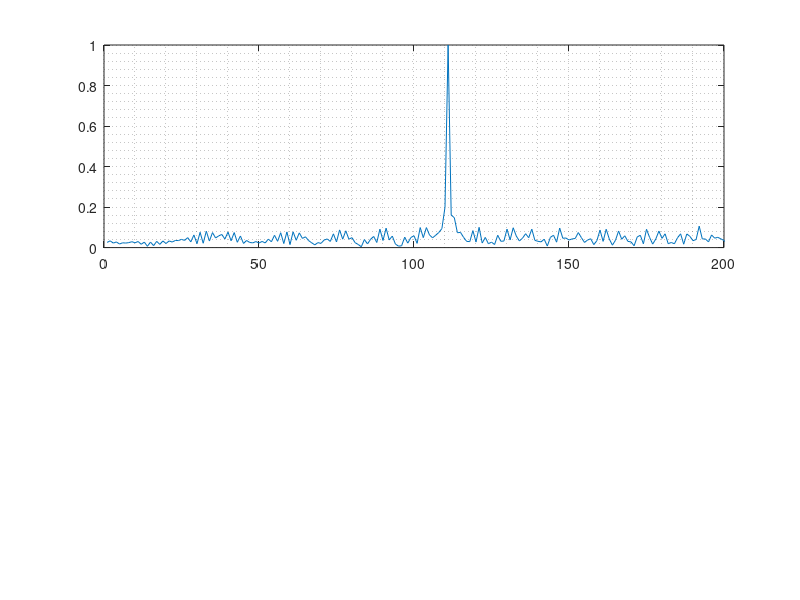
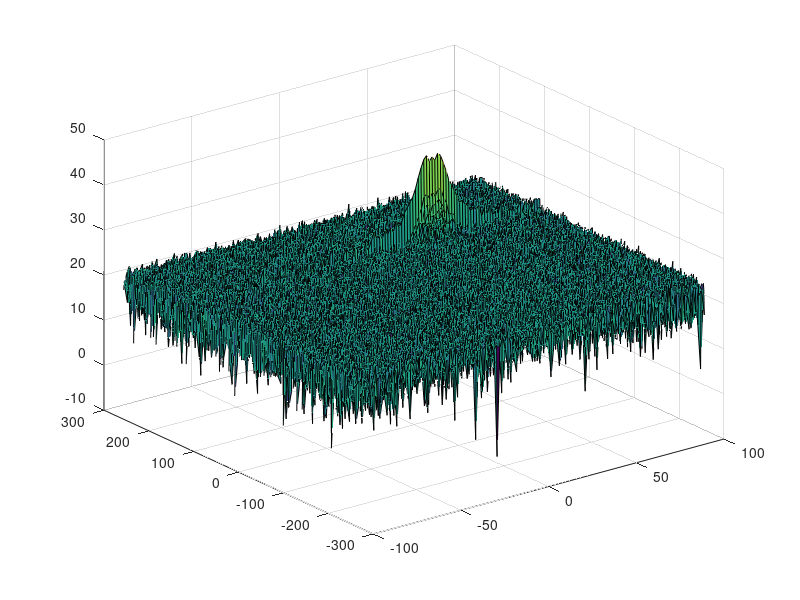
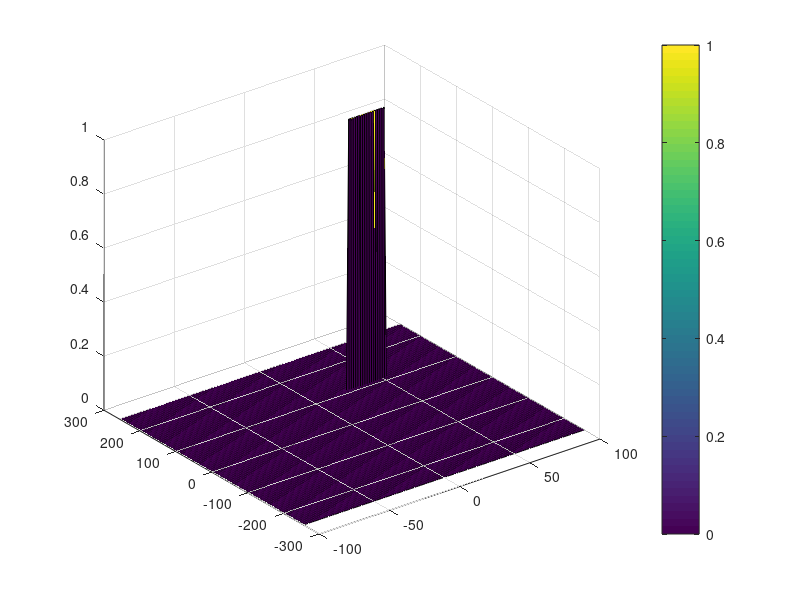

Source code (MATLAB) for these figures, in order:
clear all
clc;

%% Radar Specifications
% @auther Pravin
%%%%%%%%%%%%%%%%%%%%%%%%%%%
% Frequency of operation = 77GHz
% Max Range = 200m
% Range Resolution = 1 m
% Max Velocity = 100 m/s
%%%%%%%%%%%%%%%%%%%%%%%%%%%

max_range = 200 ; % Max Range = 200m
delta_range = 1 ; % Range Resolution = 1 m
max_velocity = 100 ;  % Max Velocity = 100 m/s
speed_of_light =  3e8 ; %speed of light = 3e8

%% User Defined Range and Velocity of target
% define the targets initial position and velocity. Note : Velocity
% remains contant
start_range = 110  ; % Target Initial Range
velocity = 40 ;   % Target Velocity



%% FMCW Waveform Generation

%Design the FMCW waveform by giving the specs of each of its parameters.
% Calculate the Bandwidth (B), Chirp Time (Tchirp) and Slope (slope) of the FMCW
% chirp using the requirements above.
B      = speed_of_light / (2 * delta_range)            % Calculate the Bandwidth (B)
Tchirp = 5.5 * (  max_range * 2 / speed_of_light)              % Chirp Time (Tchirp)
slope  = B / Tchirp                                     % Slope of the FMCW


%Operating carrier frequency of Radar
fc = 77e9 ;  % Carrier frequency, Hz

%The number of chirps in one sequence. Its ideal to have 2^ value for the ease of running the FFT
%for Doppler Estimation.
Nd=128;                       % #of doppler cells OR #of sent periods % number of chirps


%The number of samples on each chirp.
Nr=1024;                      %for length of time OR # of range cells


% Timestamp for running the displacement scenario for every sample on each
% chirp
t=linspace(0,Nd*Tchirp,Nr*Nd); %total time for samples


%Creating the vectors for Tx, Rx and Mix based on the total samples input.
Tx=zeros(1,length(t));        %transmitted signal
Rx=zeros(1,length(t));        %received signal
Mix = zeros(1,length(t));     %beat signal

%Similar vectors for range_covered and time delay.
r_t=zeros(1,length(t));
td=zeros(1,length(t));


%% Signal generation and Moving Target simulation

% Running the radar scenario over the time.
for i=1:length(t)
    %For each time stamp update the Range of the Target for constant velocity.
    r_t(i) =  velocity * t(i)  + start_range;
    td(i) = (2*r_t(i)) / speed_of_light;

    %For each time sample we need update the transmitted and
    %received signal.
    Tx(i) = cos(2*pi*(fc*t(i) + (slope*t(i)^2)/2));
    Rx(i) = cos(2*pi*(fc*(t(i) - td(i)) + (slope*(t(i) - td(i))^2)/2));
end
%Now by mixing the Transmit and Receive generate the beat signal
%This is done by element wise matrix multiplication of Transmit and
%Receiver Signal
Mix = Tx.*Rx;



%% RANGE MEASUREMENT


%reshape the vector into Nr*Nd array. Nr and Nd here would also define the size of
%Range and Doppler FFT respectively.
Mix2=reshape(Mix,[Nr,Nd]);

%run the FFT on the beat signal along the range bins dimension (Nr) and
%normalize.
full_fft = fft(Mix2, Nr);          % run the FFT

% Take the absolute value of FFT output
fft_abs = abs(full_fft) ;           % absolute
fft_abs = fft_abs./max(fft_abs);    % Normalize

% Output of FFT is double sided signal, but we are interested in only one side of the spectrum.
% Hence we throw out half of the samples.
half_fft = fft_abs(1:Nr/2-1);         % half of the FFT

%plotting the range
figure ('Name','Range from First FFT')
subplot(2,1,1)

% plot FFT output
plot (half_fft);  grid minor
axis ([0 200 0 1]);






%% RANGE DOPPLER RESPONSE

% The 2D FFT implementation is already provided here. This will run a 2DFFT
% on the mixed signal (beat signal) output and generate a range doppler
% map.You will implement CFAR on the generated RDM


% Range Doppler Map Generation.

% The output of the 2D FFT is an image that has reponse in the range and
% doppler FFT bins. So, it is important to convert the axis from bin sizes
% to range and doppler based on their Max values.

Mix=reshape(Mix,[Nr,Nd]);

% 2D FFT using the FFT size for both dimensions.
sig_fft2 = fft2(Mix,Nr,Nd);


% Taking just one side of signal from Range dimension.
sig_fft2 = sig_fft2(1:Nr/2,1:Nd);
sig_fft2 = fftshift (sig_fft2);
RDM = abs(sig_fft2);
RDM = 10*log10(RDM) ;

%use the surf function to plot the output of 2DFFT and to show axis in both
%dimensions
doppler_axis = linspace(-100,100,Nd);
range_axis = linspace(-200,200,Nr/2)*((Nr/2)/400);
figure,surf(doppler_axis,range_axis,RDM);

%% CFAR implementation

%Slide Window through the complete Range Doppler Map
%Select the number of Training Cells in both the dimensions.
Tr = 16;  % number of Training Cells : Range
Td = 12; % number of Training Cells : doppler

%Select the number of Guard Cells in both dimensions around the Cell under
%test (CUT) for accurate estimation
Gr = 8;  % number of Guard Cells : Range
Gd = 6;  % number of Guard Cells : doppler


% offset the threshold by SNR value in dB
offset=7;

%Create a vector to store noise_level for each iteration on training cells
noise_level = zeros(1,1);
c_range_cells = Tr + Gr
c_doppler_cells = Td + Gd
start_range = c_range_cells + 1                % Tr + Gr + 1
end_range =  Nr/2 - c_range_cells              % Nr/2 - Tr - Gr
start_doppler = c_doppler_cells + 1              % Td + Gd + 1
end_doppler =  Nd - c_doppler_cells              % Nd - Td - Gd
windw_norm = (2*c_doppler_cells + 1)* (2*c_range_cells + 1) -(Gr*Gd)-1

% *%TODO* :
%design a loop such that it slides the CUT across range doppler map by
%giving margins at the edges for Training and Guard Cells.
%For every iteration sum the signal level within all the training
%cells. To sum convert the value from logarithmic to linear using db2pow
%function. Average the summed values for all of the training
%cells used. After averaging convert it back to logarithimic using pow2db.
%Further add the offset to it to determine the threshold. Next, compare the
%signal under CUT with this threshold. If the CUT level > threshold assign
%it a value of 1, else equate it to 0.

CFAR = zeros(size(RDM)); % set all to zero
for range_index = start_range : end_range
    for doppler_index = start_doppler : end_doppler
        %slide and db2pow (conv)
        training_cells = db2pow(RDM(range_index - c_range_cells : range_index + c_range_cells, ...
                                    doppler_index - c_doppler_cells : doppler_index + c_doppler_cells));
        % remove cells outside range
        training_cells(range_index - Gr : range_index + Gr, ...
                        doppler_index - Gd : doppler_index + Gd) = 0;
        % sum , normalize  and do pow2db
        training = pow2db(sum(sum(training_cells)) / windw_norm);
        % add the offset
        threshold = training + offset;

        CUT = RDM(range_index,doppler_index);
        if (CUT > threshold)  % set to 1
            CFAR(range_index,doppler_index) = 1;
        end
    end
end


%display the CFAR output using the Surf function like we did for Range
%Doppler Response output.

figure,surf(doppler_axis,range_axis,CFAR);

colorbar;
